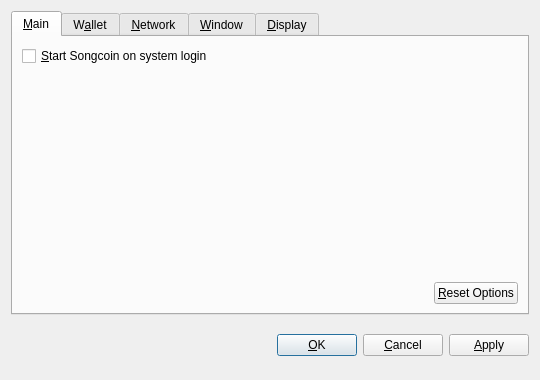
<?xml version="1.0" encoding="UTF-8"?>
<ui version="4.0">
 <class>OptionsDialog</class>
 <widget class="QDialog" name="OptionsDialog">
  <property name="geometry">
   <rect>
    <x>0</x>
    <y>0</y>
    <width>540</width>
    <height>380</height>
   </rect>
  </property>
  <property name="windowTitle">
   <string>Options</string>
  </property>
  <property name="modal">
   <bool>true</bool>
  </property>
  <layout class="QVBoxLayout" name="verticalLayout">
   <item>
    <widget class="QTabWidget" name="tabWidget">
     <property name="tabPosition">
      <enum>QTabWidget::North</enum>
     </property>
     <property name="currentIndex">
      <number>0</number>
     </property>
     <widget class="QWidget" name="tabMain">
      <attribute name="title">
       <string>&amp;Main</string>
      </attribute>
      <layout class="QVBoxLayout" name="verticalLayout_Main">
       <item>
        <widget class="QCheckBox" name="bitcoinAtStartup">
         <property name="toolTip">
          <string>Automatically start Songcoin after logging in to the system.</string>
         </property>
         <property name="text">
          <string>&amp;Start Songcoin on system login</string>
         </property>
        </widget>
       </item>
       <item>
        <spacer name="verticalSpacer_Main">
         <property name="orientation">
          <enum>Qt::Vertical</enum>
         </property>
         <property name="sizeHint" stdset="0">
          <size>
           <width>20</width>
           <height>40</height>
          </size>
         </property>
        </spacer>
       </item>
       <item>
        <layout class="QHBoxLayout" name="horizontalLayout_2_Main">
         <item>
          <spacer name="horizontalSpacer_2_Main">
           <property name="orientation">
            <enum>Qt::Horizontal</enum>
           </property>
           <property name="sizeHint" stdset="0">
            <size>
             <width>40</width>
             <height>20</height>
            </size>
           </property>
          </spacer>
         </item>
         <item>
          <widget class="QPushButton" name="resetButton">
           <property name="toolTip">
            <string>Reset all client options to default.</string>
           </property>
           <property name="text">
            <string>&amp;Reset Options</string>
           </property>
           <property name="autoDefault">
            <bool>false</bool>
           </property>
          </widget>
         </item>
        </layout>
       </item>
      </layout>
     </widget>
     <widget class="QWidget" name="tabWallet">
      <attribute name="title">
       <string>W&amp;allet</string>
      </attribute>
      <layout class="QVBoxLayout" name="verticalLayout_Network">
       <item>
        <widget class="QLabel" name="transactionFeeInfoLabel">
         <property name="text">
          <string>Optional transaction fee per kB that helps make sure your transactions are processed quickly. Most transactions are 1 kB.</string>
         </property>
         <property name="textFormat">
          <enum>Qt::PlainText</enum>
         </property>
         <property name="wordWrap">
          <bool>true</bool>
         </property>
        </widget>
       </item>
       <item>
        <layout class="QHBoxLayout" name="horizontalLayout_1_Main">
         <item>
          <widget class="QLabel" name="transactionFeeLabel">
           <property name="text">
            <string>Pay transaction &amp;fee</string>
           </property>
           <property name="textFormat">
            <enum>Qt::PlainText</enum>
           </property>
           <property name="buddy">
            <cstring>transactionFee</cstring>
           </property>
          </widget>
         </item>
         <item>
          <widget class="BitcoinAmountField" name="transactionFee"/>
         </item>
         <item>
          <spacer name="horizontalSpacer_1_Main">
           <property name="orientation">
            <enum>Qt::Horizontal</enum>
           </property>
           <property name="sizeHint" stdset="0">
            <size>
             <width>40</width>
             <height>20</height>
            </size>
           </property>
          </spacer>
         </item>
        </layout>
       </item>
       <item>
        <widget class="QLabel" name="label">
         <property name="text">
          <string>If you disable the spending of unconfirmed change, the change from a transaction cannot be used until that transaction has at least one confirmation. This also affects how your balance is computed.</string>
         </property>
         <property name="wordWrap">
          <bool>true</bool>
         </property>
        </widget>
       </item>
       <item>
        <widget class="QCheckBox" name="spendZeroConfChange">
         <property name="text">
          <string>Spend unconfirmed change  (experts only)</string>
         </property>
        </widget>
       </item>
       <item>
        <spacer name="verticalSpacer">
         <property name="orientation">
          <enum>Qt::Vertical</enum>
         </property>
         <property name="sizeHint" stdset="0">
          <size>
           <width>20</width>
           <height>40</height>
          </size>
         </property>
        </spacer>
       </item>
      </layout>
     </widget>
     <widget class="QWidget" name="tabNetwork">
      <attribute name="title">
       <string>&amp;Network</string>
      </attribute>
      <layout class="QVBoxLayout" name="verticalLayout_Network">
       <item>
        <widget class="QCheckBox" name="mapPortUpnp">
         <property name="toolTip">
          <string>Automatically open the Songcoin client port on the router. This only works when your router supports UPnP and it is enabled.</string>
         </property>
         <property name="text">
          <string>Map port using &amp;UPnP</string>
         </property>
        </widget>
       </item>
       <item>
        <widget class="QCheckBox" name="connectSocks">
         <property name="toolTip">
          <string>Connect to the Songcoin network through a SOCKS proxy (e.g. when connecting through Tor).</string>
         </property>
         <property name="text">
          <string>&amp;Connect through SOCKS proxy:</string>
         </property>
        </widget>
       </item>
       <item>
        <layout class="QHBoxLayout" name="horizontalLayout_Network">
         <item>
          <widget class="QLabel" name="proxyIpLabel">
           <property name="text">
            <string>Proxy &amp;IP:</string>
           </property>
           <property name="textFormat">
            <enum>Qt::PlainText</enum>
           </property>
           <property name="buddy">
            <cstring>proxyIp</cstring>
           </property>
          </widget>
         </item>
         <item>
          <widget class="QValidatedLineEdit" name="proxyIp">
           <property name="maximumSize">
            <size>
             <width>140</width>
             <height>16777215</height>
            </size>
           </property>
           <property name="toolTip">
            <string>IP address of the proxy (e.g. 127.0.0.1)</string>
           </property>
          </widget>
         </item>
         <item>
          <widget class="QLabel" name="proxyPortLabel">
           <property name="text">
            <string>&amp;Port:</string>
           </property>
           <property name="textFormat">
            <enum>Qt::PlainText</enum>
           </property>
           <property name="buddy">
            <cstring>proxyPort</cstring>
           </property>
          </widget>
         </item>
         <item>
          <widget class="QLineEdit" name="proxyPort">
           <property name="maximumSize">
            <size>
             <width>55</width>
             <height>16777215</height>
            </size>
           </property>
           <property name="toolTip">
            <string>Port of the proxy (e.g. 9050)</string>
           </property>
          </widget>
         </item>
         <item>
          <widget class="QLabel" name="socksVersionLabel">
           <property name="text">
            <string>SOCKS &amp;Version:</string>
           </property>
           <property name="textFormat">
            <enum>Qt::PlainText</enum>
           </property>
           <property name="buddy">
            <cstring>socksVersion</cstring>
           </property>
          </widget>
         </item>
         <item>
          <widget class="QValueComboBox" name="socksVersion">
           <property name="toolTip">
            <string>SOCKS version of the proxy (e.g. 5)</string>
           </property>
          </widget>
         </item>
         <item>
          <spacer name="horizontalSpacer_Network">
           <property name="orientation">
            <enum>Qt::Horizontal</enum>
           </property>
           <property name="sizeHint" stdset="0">
            <size>
             <width>40</width>
             <height>20</height>
            </size>
           </property>
          </spacer>
         </item>
        </layout>
       </item>
       <item>
        <spacer name="verticalSpacer_Network">
         <property name="orientation">
          <enum>Qt::Vertical</enum>
         </property>
         <property name="sizeHint" stdset="0">
          <size>
           <width>20</width>
           <height>40</height>
          </size>
         </property>
        </spacer>
       </item>
      </layout>
     </widget>
     <widget class="QWidget" name="tabWindow">
      <attribute name="title">
       <string>&amp;Window</string>
      </attribute>
      <layout class="QVBoxLayout" name="verticalLayout_Window">
       <item>
        <widget class="QCheckBox" name="minimizeToTray">
         <property name="toolTip">
          <string>Show only a tray icon after minimizing the window.</string>
         </property>
         <property name="text">
          <string>&amp;Minimize to the tray instead of the taskbar</string>
         </property>
        </widget>
       </item>
       <item>
        <widget class="QCheckBox" name="minimizeOnClose">
         <property name="toolTip">
          <string>Minimize instead of exit the application when the window is closed. When this option is enabled, the application will be closed only after selecting Quit in the menu.</string>
         </property>
         <property name="text">
          <string>M&amp;inimize on close</string>
         </property>
        </widget>
       </item>
       <item>
        <spacer name="verticalSpacer_Window">
         <property name="orientation">
          <enum>Qt::Vertical</enum>
         </property>
         <property name="sizeHint" stdset="0">
          <size>
           <width>20</width>
           <height>40</height>
          </size>
         </property>
        </spacer>
       </item>
      </layout>
     </widget>
     <widget class="QWidget" name="tabDisplay">
      <attribute name="title">
       <string>&amp;Display</string>
      </attribute>
      <layout class="QVBoxLayout" name="verticalLayout_Display">
       <item>
        <layout class="QHBoxLayout" name="horizontalLayout_1_Display">
         <item>
          <widget class="QLabel" name="langLabel">
           <property name="text">
            <string>User Interface &amp;language:</string>
           </property>
           <property name="textFormat">
            <enum>Qt::PlainText</enum>
           </property>
           <property name="buddy">
            <cstring>lang</cstring>
           </property>
          </widget>
         </item>
         <item>
          <widget class="QValueComboBox" name="lang">
           <property name="toolTip">
            <string>The user interface language can be set here. This setting will take effect after restarting Songcoin.</string>
           </property>
          </widget>
         </item>
        </layout>
       </item>
       <item>
        <layout class="QHBoxLayout" name="horizontalLayout_2_Display">
         <item>
          <widget class="QLabel" name="unitLabel">
           <property name="text">
            <string>&amp;Unit to show amounts in:</string>
           </property>
           <property name="textFormat">
            <enum>Qt::PlainText</enum>
           </property>
           <property name="buddy">
            <cstring>unit</cstring>
           </property>
          </widget>
         </item>
         <item>
          <widget class="QValueComboBox" name="unit">
           <property name="toolTip">
            <string>Choose the default subdivision unit to show in the interface and when sending coins.</string>
           </property>
          </widget>
         </item>
        </layout>
       </item>
       <item>
        <widget class="QCheckBox" name="displayAddresses">
         <property name="toolTip">
          <string>Whether to show Songcoin addresses in the transaction list or not.</string>
         </property>
         <property name="text">
          <string>&amp;Display addresses in transaction list</string>
         </property>
        </widget>
       </item>
       <item>
        <widget class="QCheckBox" name="coinControlFeatures">
         <property name="toolTip">
          <string>Whether to show coin control features or not.</string>
         </property>
         <property name="text">
          <string>Display coin &amp;control features (experts only!)</string>
         </property>
        </widget>
       </item>
       <item>
        <spacer name="verticalSpacer_Display">
         <property name="orientation">
          <enum>Qt::Vertical</enum>
         </property>
         <property name="sizeHint" stdset="0">
          <size>
           <width>20</width>
           <height>40</height>
          </size>
         </property>
        </spacer>
       </item>
      </layout>
     </widget>
    </widget>
   </item>
   <item>
    <layout class="QHBoxLayout" name="horizontalLayout_Buttons">
     <item>
      <spacer name="horizontalSpacer_1">
       <property name="orientation">
        <enum>Qt::Horizontal</enum>
       </property>
       <property name="sizeHint" stdset="0">
        <size>
         <width>40</width>
         <height>48</height>
        </size>
       </property>
      </spacer>
     </item>
     <item>
      <widget class="QLabel" name="statusLabel">
       <property name="font">
        <font>
         <weight>75</weight>
         <bold>true</bold>
        </font>
       </property>
       <property name="text">
        <string/>
       </property>
       <property name="textFormat">
        <enum>Qt::PlainText</enum>
       </property>
       <property name="wordWrap">
        <bool>true</bool>
       </property>
      </widget>
     </item>
     <item>
      <spacer name="horizontalSpacer_2">
       <property name="orientation">
        <enum>Qt::Horizontal</enum>
       </property>
       <property name="sizeHint" stdset="0">
        <size>
         <width>40</width>
         <height>48</height>
        </size>
       </property>
      </spacer>
     </item>
     <item>
      <widget class="QPushButton" name="okButton">
       <property name="text">
        <string>&amp;OK</string>
       </property>
      </widget>
     </item>
     <item>
      <widget class="QPushButton" name="cancelButton">
       <property name="text">
        <string>&amp;Cancel</string>
       </property>
       <property name="autoDefault">
        <bool>false</bool>
       </property>
      </widget>
     </item>
     <item>
      <widget class="QPushButton" name="applyButton">
       <property name="text">
        <string>&amp;Apply</string>
       </property>
       <property name="autoDefault">
        <bool>false</bool>
       </property>
      </widget>
     </item>
    </layout>
   </item>
  </layout>
 </widget>
 <customwidgets>
  <customwidget>
   <class>BitcoinAmountField</class>
   <extends>QSpinBox</extends>
   <header>bitcoinamountfield.h</header>
  </customwidget>
  <customwidget>
   <class>QValueComboBox</class>
   <extends>QComboBox</extends>
   <header>qvaluecombobox.h</header>
  </customwidget>
  <customwidget>
   <class>QValidatedLineEdit</class>
   <extends>QLineEdit</extends>
   <header>qvalidatedlineedit.h</header>
  </customwidget>
 </customwidgets>
 <resources/>
 <connections/>
</ui>
